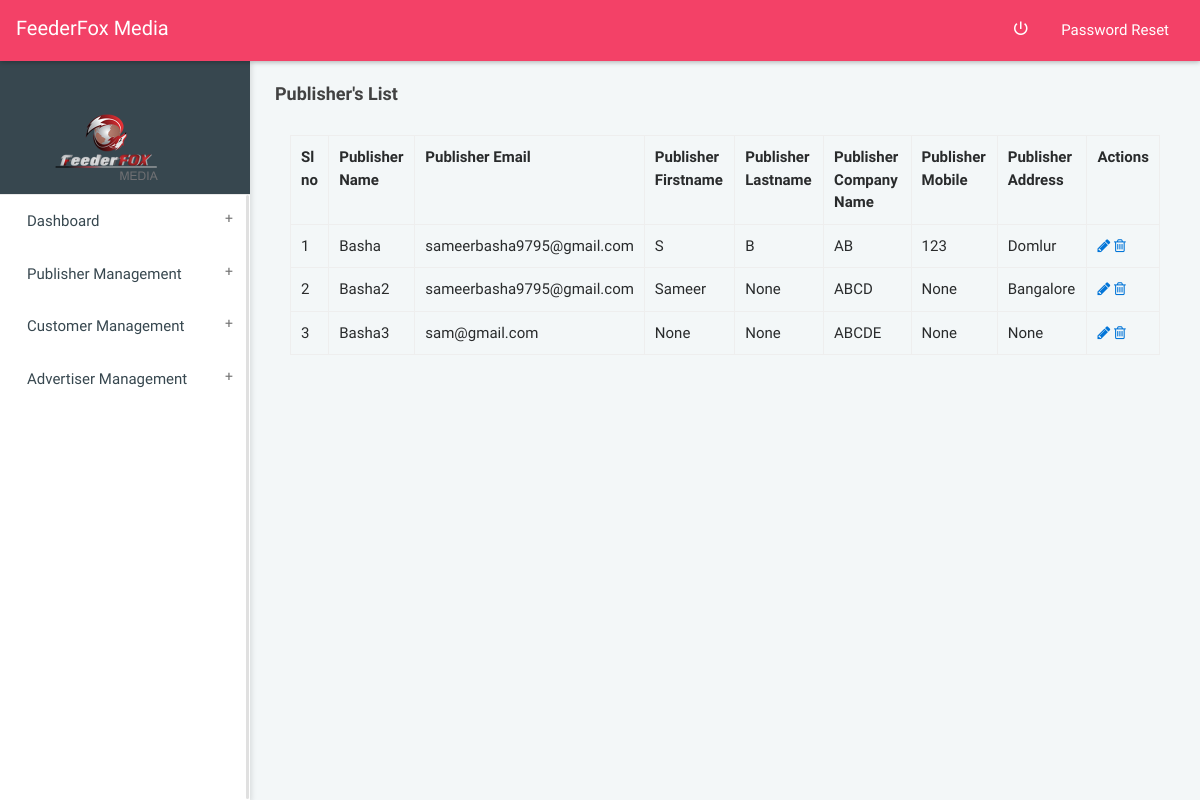
/accounts/publisher_list/, run on the app's committed database.
### accounts/models.py (models this page shows, shortened)
class Profile(models.Model):
    user = models.OneToOneField(User, on_delete = models.CASCADE)
    username = models.CharField(max_length=100)
    email = models.EmailField()
    Account_type = models.CharField(max_length=100,choices=ACCCOUNT_TYPES_CHOICES)
    Company_Name = models.CharField(max_length=100,blank=True,null=True)
    Firstname = models.CharField(max_length=100,blank=True,null=True)
    Lastname = models.CharField(max_length=100,blank=True,null=True)
    Address = models.CharField(max_length=1000,blank=True,null=True)
    Mobile = models.CharField(max_length=100,blank=True,null=True)

### accounts/views.py (the view)
def publisher_list(request):
	publishers = Profile.objects.filter(Account_type=1)
	context = {'publishers':publishers}
	return render(request,'publisher_list.html',context)

### home/templates/publisher_list.html (shortened to what this page needs)
{% load static %}
{% load crispy_forms_tags %}
{% load widget_tweaks %}
<!DOCTYPE html>
<html>
<head>
<link rel="stylesheet" href=" {% static 'dist/css/bootstrap.min_admin.css' %}">
<link rel="stylesheet" href="{% static 'dist/css/jquery-jvectormap-2.0.3.css' %}"/>
<link rel="stylesheet" href="{% static 'dist/css/main.css' %}">
<link rel="stylesheet" href="{% static 'dist/css/all-themes.css' %}" />
      <link rel="stylesheet" href="https://cdnjs.cloudflare.com/ajax/libs/font-awesome/4.7.0/css/font-awesome.min.css">
<link rel="stylesheet" href="https://cdnjs.cloudflare.com/ajax/libs/material-design-iconic-font/2.2.0/css/material-design-iconic-font.min.css">
</head>
<body class="theme-red">
<nav class="navbar">
    <div class="col-12">
        <div class="navbar-header">
            <a class="navbar-brand" href="index.html">FeederFox Media</a>
        </div>
        <ul class="nav navbar-nav navbar-right">
            <li><a href=" {% url 'accounts:logout' %} " class="mega-menu" data-close="true"><i class="zmdi zmdi-power"></i></a></li>
            <li><a href=" {% url 'account_change_password' %} "  >Password Reset</a></li>
        </ul>
    </div>
</nav>
<aside id="leftsidebar" class="sidebar">
<div class="user-info">
        <div class="container">
            <div class="image"> <img src="/static/dist/images/logos/logo.png" style="align-self: center;" width="150" height="150" alt="User" /> </div>
        </div>
    </div>
    <div class="menu">
        <ul class="list">
            <li> <a href=" {% url 'dashboard' %} " class="menu-toggle"><span>Dashboard</span></a></li>
            <li> <a href="#" class="menu-toggle"><span> Publisher Management </span> </a>
                 </li>
            <li> <a href="#" class="menu-toggle"><span> Customer Management </span> </a>
                 </li>
            <li> <a href="#" class="menu-toggle"> <span> Advertiser Management </span> </a>
                 </li>
    </div>
</aside>
<section class="content home">
    <div class="container-fluid">
        <div class="block-header">
            <div class="row">
                <div class="col-lg-12 col-md-6 col-sm-7">
                    <h2>Publisher's List</h2>
                </div>
            </div>
        </div>
                        <div class="container">
                    <table class="table table-bordered">
                        <tr>
                            <th>Sl no </th>
                            <th>Publisher Name </th>
                            <th>Publisher Email  </th>
                            <th>Publisher Firstname</th>
                            <th>Publisher Lastname</th>
                           <th>Publisher Company Name</th>
                           <th>Publisher Mobile</th>
                           <th>Publisher Address</th>
                           <th>Actions</th>
                        </tr>
                        {% for publisher in publishers %}
                        <tr>
                            <td>{{ forloop.counter }}</td>
                            <td>{{ publisher.username }} </td>
                            <td>{{ publisher.email }}</td>
                            <td>{{ publisher.Firstname }} </td>
                            <td>{{ publisher.Lastname }} </td>
                            <td>{{ publisher.Company_Name }}  </td>
                            <td>{{ publisher.Mobile }} </td>
                            <td>{{ publisher.Address }} </td>
                            <td><a href=" {% url 'accounts:edit_publishers' publisher.id %}" title="view/edit" data-rel="tooltip"> <span class="fa fa-pencil"></span></a>
                                <a href=" {% url 'accounts:delete_publisher' publisher.id %}" title="delete" data-rel="tooltip"><span class="fa fa-trash-o"></span></a>
                            </td>
                        </tr>
                        {% endfor %}
                    </table>
      </div>
    </div>
</section>
</body>
</html>

### data on the page
Profile: username "Basha", email "sameerbasha9795@gmail.com", Firstname "S", Lastname "B", Company_Name "AB", Mobile "123", Address "Domlur"
Profile: username "Basha2", email "sameerbasha9795@gmail.com", Firstname "Sameer", Lastname "None", Company_Name "ABCD", Mobile "None", Address "Bangalore"
Profile: username "Basha3", email "sam@gmail.com", Firstname "None", Lastname "None", Company_Name "ABCDE", Mobile "None", Address "None"
